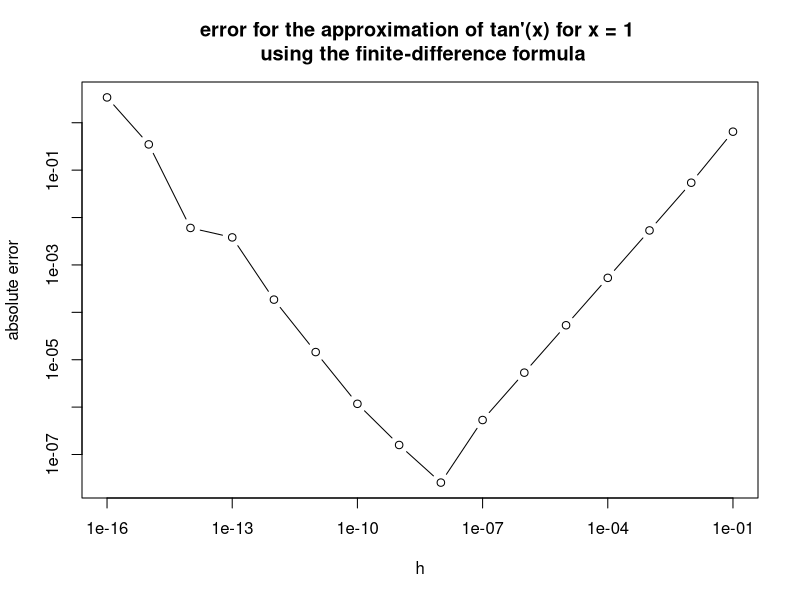

Here is the R script that generated this plot:
## ---- chunk 1
x <- 1.23456
y <- 1.23579

# R uses binary numbers, so the result is not exactly 0.00123
print(y - x)
print(y - x, digits = 16)

# exponents of x, y and y - x: 0, 0 and -3
format(c(x, y, y - x), scientific = TRUE)

## ---- chunk 2
n_bits <- 23 #number of fraction bits
e_max <- 127  #largest exponent
e_min <- -126 #smallest exponent

largest <- (2 - 2^(-n_bits)) * 2^e_max #biggest mantissa (all fraction bits are basically 1) * biggest exponent
largest

smallest <- 2^(-n_bits) * 2^e_min #denormalized, so only the last fraction bit is 1
smallest


## ---- chunk 3
spacing <- function(b, p, e_min, e_max) {
  min_spacing <- b^(e_min - p + 1)
  max_spacing <- b^(e_max - p + 1)
  c(min = min_spacing, max = max_spacing)
}

# small example: b = 10, p = 3, exponents from -2 to 2
spacing(10, 3, -2, 2)

# IEEE double precision: b = 2, p = 53, exponents from -1022 to 1023
spacing(2, 53, -1022, 1023)
## ---- chunk 4
 x_small <- 2^-1022 # smallest normalized number
(x_small + 2^-1074) - x_small == 2^-1074 # the next number up is exactly 2^-1074 away

x_big <- .Machine$double.xmax # largest number, all digits 1 with e = 1023
x_big - (x_big - 2^971) == 2^971 # the number below it is exactly 2^971 away
## ---- chunk 5
#Can you explain these two results?

x <- c(0, 7, 8)
x[0.99999999999999]
#numeric(0)
x[0.99999999999999999]
# [1] 0


# First, the vector x has 3 elements. If R receives an index that is not an integer, 
# it does not round, but truncates the number after the decimal point (so 0.5 becomes 0, and 1.5 becomes 1).

# Since the first number has 14 decimal digits, it falls well within R's double precision limit (~15.9 digits), 
# so it is accurately represented as a fraction less than 1.
# Because it is not a whole number, R truncates it rather than rounding. Therefore, R evaluates the index as x[0].

# R starts counting elements from 1 (so x[1] = 0), but the truncation leads to x[0].
# In R, the index [0] does not address an element, but rather returns the empty shell or data type of the object.
# So R returns a vector of length 0 with the corresponding data type (numeric).
# Furthermore, if you were to specify a character vector like x_char <- c("A", "B", "C"), 
# calling x_char[0] would return character(0), and for a logical vector, it would return logical(0).

# Now for the second number:
# The distance between 0.9999999999999999 and 1 is now smaller than the machine epsilon. 
# Because this exceeds the 53-bit precision limit, R cannot distinguish between these two numbers, 
# so the R-parser reads and evaluates it exactly as 1.

# Instead of truncating to 0, R now calls the element at the first position: x[1].
# Since the first element in our vector is 0, R returns 0.

# Sidenote: By running .Machine$double.eps you can see the machine epsilon, roughly 2.2 * e^-16
# which is the smallest representable difference between 1 and the next larger floating-point number in R.
## ---- chunk 6

# smallest epsilon with 1 + epsilon != 1
epsilon_plus <- function() {
  epsilon <- 1
  while (1 + epsilon / 2 != 1) {
    epsilon <- epsilon / 2
  }
  return(epsilon)
}

# smallest epsilon with 1 - epsilon != 1
epsilon_minus <- function() {
  epsilon <- 1
  while (1 - epsilon / 2 != 1) {
    epsilon <- epsilon / 2
  }
  return(epsilon)
}

epsilon_plus()
epsilon_minus()

# comparison with 2^(-52), 2^(-53) and R's built-in values
epsilon_plus() == 2^(-52)
epsilon_plus() == .Machine$double.eps
epsilon_minus() == 2^(-53)
epsilon_minus() == .Machine$double.neg.eps

# why the two epsilons differ
1 + 2^(-53) == 1
1 + 2^(-52) == 1
1 - 2^(-54) == 1
1 - 2^(-53) == 1
## ---- chunk 7
# 63 ----------------------------------------------------------------------
#Find three floating-point numbers a, b and c for which addition is not associative, i.e., for
#which (a +b)+c ̸ = a+(b+c).

a<- 1
b<- 10^16
c<--10^16

(a+b) + c
a + (b+c)

#First case:
#Because you are adding 1 to 10^16 and the Mantissa has only roughly 15.9 decimal elements
#of precission, the system does not have enough bits to represent the 1 at the end.
#therefore it is absorbet and the result is 10^16
# when you now add -10^16 you get 0.

#Second case:
#Since b and c have the same Magnitude, they cancel out =0
#when you then add a you get 1.


#Sidenote: 
#If you choose a = 5 and b/c to 10^16 and -10^16, you can see that the
# result is 4 and 5. This is because the underlying logic is bit not 10 -> the last bit is the bit
#which represents the 1 and 0. therefore we can only move in 2 complements. If you increase to ^17 or higher this 
#phenomen will then diminish, because mor bits are out of the storage.

## ---- chunk 8

# log(exp(x)) = x fails for x = 0.1
x <- 0.1
log(exp(x)) == x
log(exp(x)) - x

# exp(log(x)) = x also fails for x = 0.1
exp(log(x)) == x
exp(log(x)) - x

# approximately: all.equal allows for a small relative difference
x <- c(0.1, 0.5, 1.5, 2, 3, 5, 10, 100)
all.equal(log(exp(x)), x)
all.equal(exp(log(x)), x)

# but not for extreme values
log(exp(1000)) #exp(1000) overflows
log(exp(-1000)) #exp(-1000) underflows to 0
log(exp(1e-20)) #exp(1e-20) is rounded to 1
## ---- chunk 9

e <- function(n) {(1 + 1/n)^n}

k <- 1:20
n <- 10^k
e <- e(n)
print(e, digits = 10)
error <- abs(e - exp(1)) #absolute error
error

which.min(error) #to find the smallest one
which.max(error) #to find the largest one

#checks
1 + 1/10^16 == 1

## ---- chunk 10
approx_e <- function(n = NULL, h = NULL) {
  if (!is.null(n)) { # first definition with n
    return((1 + 1/n)^n)
  }
  else if (!is.null(h)) { # second definition with h
    return((1 + h)^(1/h))
  }
  else {
    stop("Please provide either n or h.")
  }
}

approx_e(n = 1e6)
approx_e(h = 1e-6)
exp(1)
## ---- chunk 11
correct_digits <- function(approx) {
  error <- abs(approx - exp(1))
  if (error == 0) {
    return(16) # matches exp(1) in every digit a double can store
  }
  max(0, floor(-log10(error)))
}
## ---- chunk 12
k <- 1:16
digits_n <- sapply(k, function(k) correct_digits(approx_e(n = 10^k)))
digits_h <- sapply(k, function(k) correct_digits(approx_e(h = 10^-k)))
data.frame(k, digits_n, digits_h)
## ---- chunk 13
k <- c(10, 20, 30, 40, 50, 51, 52, 53)
digits_n <- sapply(k, function(k) correct_digits(approx_e(n = 2^k)))
digits_h <- sapply(k, function(k) correct_digits(approx_e(h = 2^-k)))
data.frame(k, digits_n, digits_h)

approx_e(n = 2^52) == exp(1)
## ---- chunk 14
wilson_test <- function(n) {

  big_number <- factorial(n-1) + 1
  remainder  <- big_number %% n
  
  if(remainder == 0) {
    return(TRUE)
  } else {
    return(FALSE)
  }
}

integers <- seq(2,25)
for(i in integers) {
  cat(i, ":", wilson_test(i),"\n")
}

## ---- chunk 15
typeof(factorial(5))
## ---- chunk 16
# Example for a double's step in R after 2^53
2^53+2 == 2^53

2^53+1 == 2^53
## ---- chunk 17
factorial(20-1) + 1 == factorial(20-1)
## ---- chunk 18
#a See Word with L hospital

#b
#(e^x -1) / x

# Vektor für k from 1 to 15 
k <- 1:15

# x-Values 
x <- 10^(-k)

# Function (b): Standard
f_b <- function(x) {
  (exp(x) - 1) / x
}

# Function (c): Mathematic equivalent
f_c <- function(x) {
  (exp(x) - 1) / log(exp(x))
}

# Outcomes
res_b <- f_b(x)
res_c <- f_c(x)

# Data Frame with the different settings
results <- data.frame(
  k = k,
  x = x,
  Values_B = res_b,
  values_C = res_c
)


options(digits = 10) #sets digits after comma
print(results)


#We see:
# For b at first it gets closer to 1, as we expect. but at k around 8 it starts to fall out of line with our theory.
#See word for explanaiton
## ---- chunk 19

# f is a function, x the point and h the step size
finite_diff <- function(f, x, h) {
  return((f(x + h) - f(x)) / h)
}

x <- 1
exact <- 1 + tan(x)^2
print(exact, digits = 16)

# example: h = 1e-5
finite_diff(tan, x, 1e-5)

# try h = 10^(-1), ..., 10^(-16)
h <- 10^(-(1:16))
approx <- finite_diff(tan, x, h)
err <- abs(approx - exact)

# h with the smallest error
h[which.min(err)]
min(err)

#plotting the errors
plot(h, err, log = "xy", type = "b", xlab = "h", ylab = "absolute error", main = "error for the approximation of tan'(x) for x = 1 \n using the finite-difference formula")

## ---- chunk 20

#classical school formula
classic_s<- function(a, b, c) {(-b + sqrt(b^2 - 4 * a * c)) / (2 * a)}

#alternative formula with same root
alter <- function(a, b, c) { 2 * c / (-b - sqrt(b^2 - 4 * a * c))}

classic_s(1, 10^8, 1)
alter(1, 10^8, 1)
abs(classic_s(1, 10^8, 1) + 1e-8) / 1e-8 #compare to the root
abs(alter(1, 10^8, 1) + 1e-8) / 1e-8

## ---- chunk 21
g <- function(x) {
  1 / (1 - x) - 1 / (1 + x)
}

# for small x the result should be about 2x
x_values <- c(1e-1, 1e-5, 1e-9, 1e-12, 1e-15)
data.frame(x = x_values, g = g(x_values), should_be = 2 * x_values)
## ---- chunk 22
g_better <- function(x) {
  (2 * x) / (1 - x^2)
}

data.frame(x = x_values, g_better = g_better(x_values), should_be = 2 * x_values)
## ---- chunk 23
g_best <- function(x) {
  (2 * x) / ((1 - x) * (1 + x))
}

# close to 1 the two rearrangements start to differ
x_near_1 <- c(1 - 1e-5, 1 - 1e-7, 1 - 1e-9)
rel_diff <- abs(g_better(x_near_1) - g_best(x_near_1)) / abs(g_best(x_near_1))
data.frame(one_minus_x = 1 - x_near_1, g_better = g_better(x_near_1),
           g_best = g_best(x_near_1), rel_diff = rel_diff)

# and for small x it is just as good as g_better
data.frame(x = x_values, g_best = g_best(x_values), should_be = 2 * x_values)
